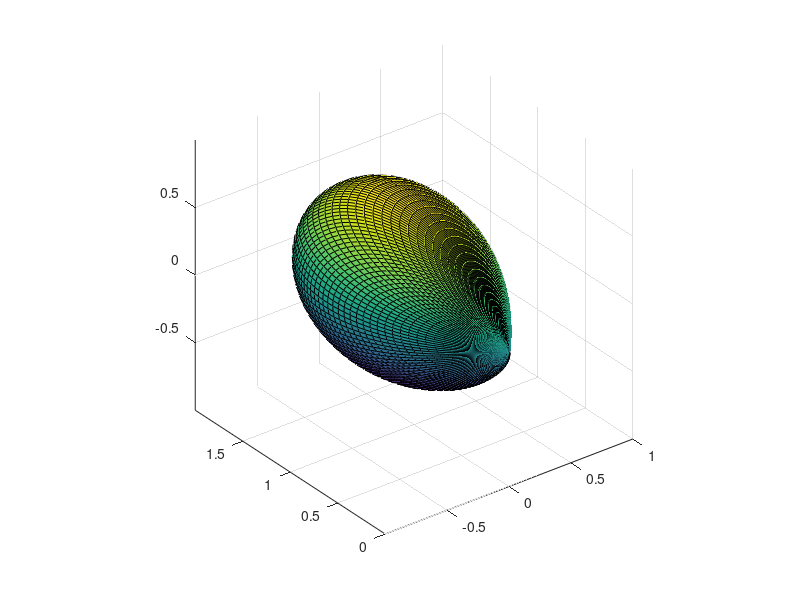

Here is the MATLAB script that generated this plot:
clear all;
close all;
theta = (0:.01:1)*pi;
phi   = (0.5:.01:1.5)*0.5*pi;
[Theta, Phi] = meshgrid(theta, phi);
%Cornner Reflector Factor de forma
Eo=(cos(0.5*pi.*cos(theta)))./sin(theta);
H= abs(Eo.*exp(i*(0.5*pi).*sin(Theta).*cos(Phi))...
       +Eo.*exp(i*(0.5*pi).*sin(Theta).*cos(Phi-0.5*pi)+(i*pi))...
       +Eo.*exp(i*(0.5*pi).*sin(Theta).*cos(Phi-pi))...
       +Eo.*exp(i*(0.5*pi).*sin(Theta).*cos(Phi-1.5*pi)+(i*pi)));
X     =  H.*sin(Theta).*cos(Phi);
Y     =  H.*sin(Theta).*sin(Phi);
Z     =  H.*cos(Theta);
figure('Color','White')
surf(X,Y,Z);
view(3);
axis equal on;